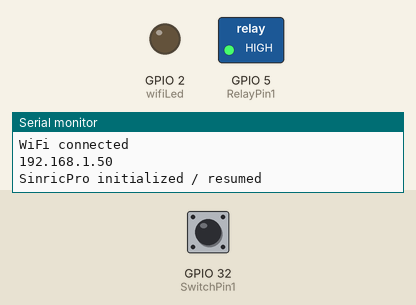
Simulated run of this program. Board: ESP32. Shown: switched loads named in the program (green lamp = pin HIGH), output pins drawn as LEDs (lit = HIGH), the last lines printed to the serial monitor. The test bench sets the inputs (shaded band); at power-on: GPIO 32 (SwitchPin1) HIGH. WiFi joins after 1.5 s; servers stay silent unless stated.

Above: at 3.7 s.
3.8 s: GPIO 32 (SwitchPin1) pulled LOW for 0.15 s
At 4.6 s:
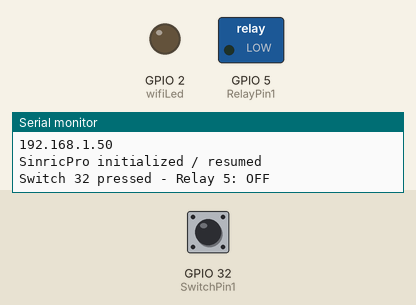
5.4 s: GPIO 32 (SwitchPin1) pulled LOW for 1 s
At 5.7 s:
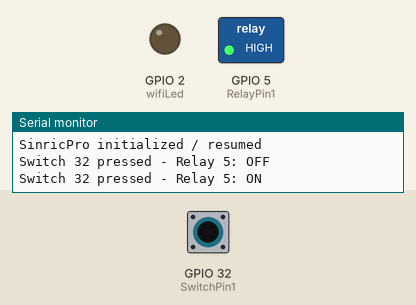
7.9 s: GPIO 32 (SwitchPin1) pulled LOW for 3.2 s
At 8.8 s:
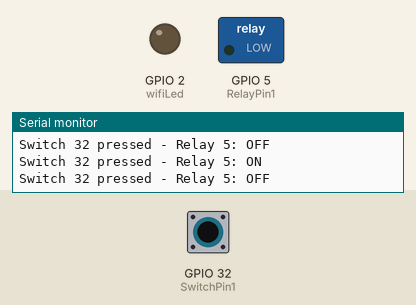
Timing chart, 0 to 10.9 s (numbered marks = the images above; inputs shaded):
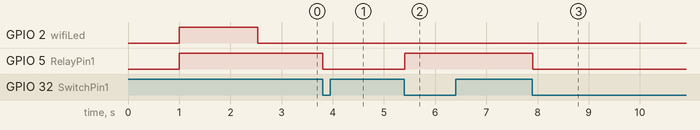

The program:

main.cpp
```cpp
#include <WiFi.h>
#include "SinricPro.h"
#include "SinricProSwitch.h"
#include <map>

// --------------- Configuration Flags ----------------
// WiFi will always attempt to connect, but switches work independently

// --------------- WiFi + SinricPro Credentials ----------------
// Credentials and device IDs are injected at build time via build_flags
// to keep secrets out of source control. The build system (PlatformIO)
// will use environment variables (from `.env`) to set these with
// e.g. -D WIFI_SSID="yourssid"

#ifndef WIFI_SSID
#define WIFI_SSID ""
#endif

#ifndef WIFI_PASS
#define WIFI_PASS ""
#endif

#ifndef APP_KEY
#define APP_KEY ""
#endif

#ifndef APP_SECRET
#define APP_SECRET ""
#endif

// --------------- Device IDs ----------------------------------
#ifndef DEVICE_ID_1
#define DEVICE_ID_1 ""
#endif

#ifndef DEVICE_ID_2
#define DEVICE_ID_2 ""
#endif

#ifndef DEVICE_ID_3
#define DEVICE_ID_3 ""
#endif


// --------------- GPIO Mapping -------------------------------
#define RelayPin1  5    // GPIO5
#define RelayPin2  18   // GPIO18
#define RelayPin3  19   // GPIO19


#define SwitchPin1  32  // GPIO32
#define SwitchPin2  33  // GPIO33
#define SwitchPin3  25  // GPIO25


#define wifiLed 2       // Built-in LED on ESP32

#define BAUD_RATE 9600
#define DEBOUNCE_TIME 250

// Relay polarity mapping (active-low relay boards)
#define RELAY_ON_LEVEL  LOW   // device ON when relay input is LOW
#define RELAY_OFF_LEVEL HIGH  // device OFF when relay input is HIGH

// Additional switch handling constants
#define MIN_TOGGLE_INTERVAL_MS 600
#define SWITCH_SAMPLE_COUNT 5
#define SWITCH_SAMPLE_DELAY_MS 1

// --------------- Structures for Configuration ----------------
typedef struct {
  int relayPIN;
  int switchPIN;
} deviceConfig_t;

typedef struct {
  String deviceId;
  bool lastSwitchState;
  unsigned long lastSwitchChange;
  unsigned long lastActionTime;  // last time we toggled due to this switch
  bool waitingForRelease;        // true after press until release detected
} switchConfig_t;

// Map each deviceId to its relay/switch pair
std::map<String, deviceConfig_t> devices = {
  {DEVICE_ID_1, {RelayPin1, SwitchPin1}},
  {DEVICE_ID_2, {RelayPin2, SwitchPin2}},
  {DEVICE_ID_3, {RelayPin3, SwitchPin3}}
};


// For debounce handling
std::map<int, switchConfig_t> switches;

// Track current power state for each device (avoids reading OUTPUT pins)
std::map<String, bool> devicePowerState; // true = device ON, false = device OFF
// Track states that need to be synced to cloud on next connection
std::map<String, bool> dirtyStateToSync;

// WiFi / SinricPro reconnection helpers
unsigned long lastWifiAttemptMs = 0;
const unsigned long WIFI_RETRY_INTERVAL_MS = 5000;
bool sinricInitialized = false;
bool devicesRegistered = false;
wl_status_t lastWifiStatus = WL_DISCONNECTED;

// ---------------- SETUP FUNCTIONS ------------------

void setupRelays() {
  for (auto &device : devices) {
    int relayPIN = device.second.relayPIN;
    pinMode(relayPIN, OUTPUT);
    // Boot defaults per wiring: Device1 ON => Relay OFF; others OFF => Relay ON
    bool initialPowerOn = (device.first == DEVICE_ID_1);
    devicePowerState[device.first] = initialPowerOn;
    digitalWrite(relayPIN, initialPowerOn ? RELAY_OFF_LEVEL : RELAY_ON_LEVEL);
    Serial.printf("Relay %d initialized - %s\n", relayPIN, initialPowerOn ? "ON" : "OFF");
    // Mark for initial cloud sync after connection
    dirtyStateToSync[device.first] = true;
  }
}

void setupSwitches() {
  for (auto &device : devices) {
    switchConfig_t swConfig;
    swConfig.deviceId = device.first;
    swConfig.lastSwitchChange = 0;
    swConfig.lastSwitchState = HIGH; // idle state (not pressed)
    swConfig.lastActionTime = 0;
    swConfig.waitingForRelease = false;

    int pin = device.second.switchPIN;
    pinMode(pin, INPUT_PULLUP); // internal pull-up, active LOW
    switches[pin] = swConfig;
  }
}

// ---------------- SINRIC EVENT HANDLER ------------------

bool onPowerState(String deviceId, bool &state) {
  Serial.printf("%s => %s\n", deviceId.c_str(), state ? "ON" : "OFF");
  int relayPIN = devices[deviceId].relayPIN;

  // Wiring mapping: Relay ON cuts power; Device ON => Relay OFF
  digitalWrite(relayPIN, state ? RELAY_OFF_LEVEL : RELAY_ON_LEVEL);
  devicePowerState[deviceId] = state;
  // No need to send event back for commands we received

  return true;
}

// ---------------- HANDLE PHYSICAL SWITCHES ------------------

static bool readStableSwitch(int pin) {
  int highCount = 0;
  for (int i = 0; i < SWITCH_SAMPLE_COUNT; i++) {
    highCount += (digitalRead(pin) == HIGH);
    delay(SWITCH_SAMPLE_DELAY_MS);
  }
  return highCount >= (SWITCH_SAMPLE_COUNT / 2 + 1);
}

void handleSwitches() {
  unsigned long now = millis();

  for (auto &sw : switches) {
    int pin = sw.first;
    bool currentState = readStableSwitch(pin);
    bool lastState = sw.second.lastSwitchState;

    if (currentState != lastState && now - sw.second.lastSwitchChange > DEBOUNCE_TIME) {
      sw.second.lastSwitchChange = now;
      sw.second.lastSwitchState = currentState;

      // Edge-based press detection with release gating and min interval
      if (!sw.second.waitingForRelease && lastState == HIGH && currentState == LOW) {
        if (now - sw.second.lastActionTime >= MIN_TOGGLE_INTERVAL_MS) {
          String deviceId = sw.second.deviceId;
          int relayPIN = devices[deviceId].relayPIN;
          bool newPowerState = !devicePowerState[deviceId];
          devicePowerState[deviceId] = newPowerState;
          // Apply wiring mapping: Device ON => Relay OFF
          digitalWrite(relayPIN, newPowerState ? RELAY_OFF_LEVEL : RELAY_ON_LEVEL);
          sw.second.lastActionTime = now;
          sw.second.waitingForRelease = true;

          Serial.printf("Switch %d pressed - Relay %d: %s\n", pin, relayPIN, newPowerState ? "ON" : "OFF");

          // Mark for cloud sync; will be sent immediately if connected
          dirtyStateToSync[deviceId] = true;
        }
      }
    }

    // Detect stable release to re-arm
    if (sw.second.waitingForRelease && currentState == HIGH && (now - sw.second.lastSwitchChange) > 30) {
      sw.second.waitingForRelease = false;
    }
  }
}

// ---------------- WIFI & SINRIC ------------------

void setupWiFi() {
  Serial.println("Attempting WiFi connection...");
  WiFi.begin(WIFI_SSID, WIFI_PASS);

  int attempts = 0;
  while (WiFi.status() != WL_CONNECTED && attempts < 20) {
    delay(500);
    Serial.print(".");
    attempts++;
  }

  if (WiFi.status() == WL_CONNECTED) {
    Serial.println("\nWiFi Connected!");
    digitalWrite(wifiLed, LOW);
    Serial.println(WiFi.localIP());
  } else {
    Serial.println("\nWiFi connection failed - Physical switches will still work!");
    digitalWrite(wifiLed, HIGH);
  }
}

void registerSinricDevices() {
  if (devicesRegistered) return;
  for (auto &device : devices) {
    const char *deviceId = device.first.c_str();
    SinricProSwitch &mySwitch = SinricPro[deviceId];
    mySwitch.onPowerState(onPowerState);
  }
  devicesRegistered = true;
  Serial.println("SinricPro devices registered");
}

void ensureWifiAndSinric() {
  wl_status_t status = WiFi.status();

  // Update LED on state changes
  if (status != lastWifiStatus) {
    if (status == WL_CONNECTED) {
      digitalWrite(wifiLed, LOW);
      Serial.println("WiFi connected");
      Serial.println(WiFi.localIP());
    } else {
      digitalWrite(wifiLed, HIGH);
      Serial.println("WiFi disconnected");
    }
    lastWifiStatus = status;
  }

  // Attempt periodic WiFi reconnect if not connected
  if (status != WL_CONNECTED) {
    unsigned long now = millis();
    if (now - lastWifiAttemptMs >= WIFI_RETRY_INTERVAL_MS) {
      lastWifiAttemptMs = now;
      Serial.println("Re-attempting WiFi connection...");
      WiFi.begin(WIFI_SSID, WIFI_PASS);
    }
    // If WiFi is down, mark Sinric uninitialized so we re-begin next time
    sinricInitialized = false;
    return;
  }

  // WiFi is connected: ensure devices registered and SinricPro running
  registerSinricDevices();
  if (!sinricInitialized) {
    SinricPro.begin(APP_KEY, APP_SECRET);
    // Do not restore cloud states; keep local boot defaults authoritative
    SinricPro.restoreDeviceStates(false);
    sinricInitialized = true;
    Serial.println("SinricPro initialized / resumed");
  }

  // If SinricPro transport is available, push any pending state updates
  if (SinricPro.isConnected()) {
    for (auto &entry : dirtyStateToSync) {
      if (entry.second) {
        const String &devId = entry.first;
        bool state = devicePowerState[devId];
        SinricProSwitch &mySwitch = SinricPro[devId.c_str()];
        mySwitch.sendPowerStateEvent(state);
        entry.second = false;
      }
    }
  }
}

// ---------------- MAIN ------------------

void setup() {
  Serial.begin(BAUD_RATE);
  delay(1000);
  Serial.println("\n=== Home Automation System Starting ===");

  pinMode(wifiLed, OUTPUT);
  digitalWrite(wifiLed, HIGH);

  setupRelays();
  setupSwitches();
  setupWiFi();
  registerSinricDevices();
  // After initial attempt, ongoing management happens in loop()

  Serial.println("System ready! Press switches to control relays.");
}

void loop() {
  // Maintain WiFi and SinricPro connections
  ensureWifiAndSinric();
  // Always call handle; library ignores if not fully connected
  SinricPro.handle();

  // Always handle physical switches regardless of WiFi status
  handleSwitches();
}
```

Measured:
- after the input at 3.8 s, GPIO 5 (RelayPin1): HIGH → LOW at once
- after the input at 5.4 s, GPIO 5 (RelayPin1): LOW → HIGH at once
- after the input at 7.9 s, GPIO 5 (RelayPin1): HIGH → LOW at once
